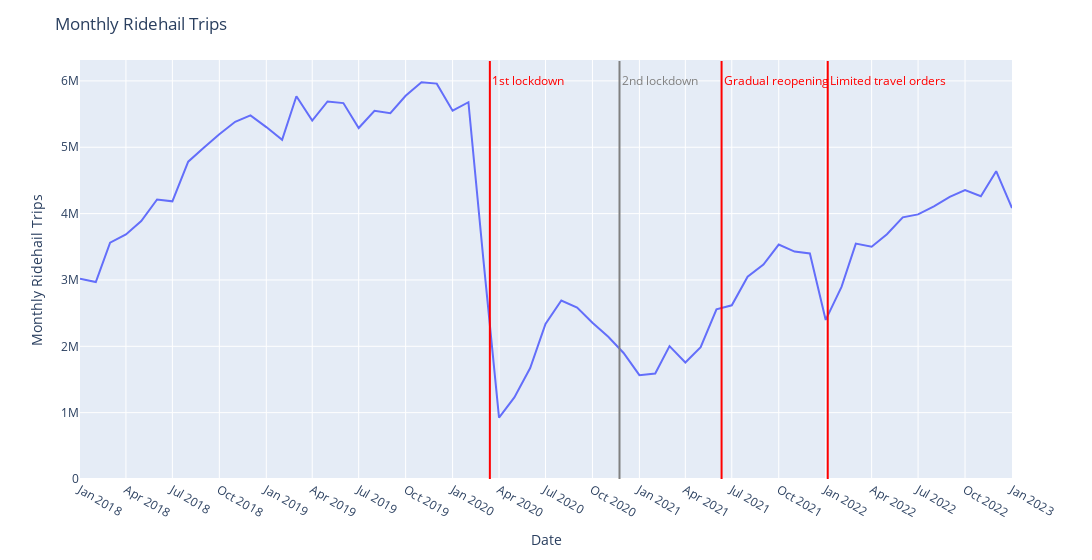

Write notebook code for a chart like this one.
### Markdown cell above
### Review of the monthly demand graph

### Code cell
# Plot the original data with no 7-day moving average
fig = px.line(
    trips_monthly,
    x='date_col', 
    y='count'
    )
    
fig.update_layout(
    title='Monthly Ridehail Trips', 
    width=1400,
    xaxis=dict(
        title='Date',
        #tickformat='%Y-%m',  # Format for displaying year and month
        dtick='M3'
    ),
    yaxis=dict(
        title='Monthly Ridehail Trips'
    )
)

# Initial lockdown annotation
fig.add_shape(
    type='line',
    x0='2020-03-14',  
    x1='2020-03-14',
    y0=0, 
    y1=6300000,
    line=dict(
        color='red',
        width=2
    )
)
# Add annotation text
fig.add_annotation(
    x='2020-03-14',
    y=6000000,
    text='1st lockdown',
    showarrow=False,
    font=dict(
        color='red',
        size=12
    ),
    xanchor='left'
)

# Second lockdown annotation
fig.add_shape(
    type='line',
    x0='2020-11-23',  
    x1='2020-11-23',
    y0=0, 
    y1=6300000,
    line=dict(
        color='grey',
        width=2
    )
)
# Add annotation text
fig.add_annotation(
    x='2020-11-23',
    y=6000000,
    text='2nd lockdown',
    showarrow=False,
    font=dict(
        color='grey',
        size=12
    ),
    xanchor='left'
)

# Reopening annotation
fig.add_shape(
    type='line',
    x0='2021-06-11',  
    x1='2021-06-11',
    y0=0, 
    y1=6300000,
    line=dict(
        color='red',
        width=2
    )
)
# Add annotation text
fig.add_annotation(
    x='2021-06-11',
    y=6000000,
    text='Gradual reopening',
    showarrow=False,
    font=dict(
        color='red',
        size=12
    ),
    xanchor='left'
)

# Further limited travel orders annotation
fig.add_shape(
    type='line',
    x0='2022-01-05',  
    x1='2022-01-05',
    y0=0, 
    y1=6300000,
    line=dict(
        color='red',
        width=2
    )
)
# Add annotation text
fig.add_annotation(
    x='2022-01-05',
    y=6000000,
    text='Limited travel orders ',
    showarrow=False,
    font=dict(
        color='red',
        size=12
    ),
    xanchor='left'
)
fig.show()

### Figure 1 — Plotly figure (JSON) as saved in the notebook; plotly's stock layout.template omitted (floating-point values rounded to 4 significant figures)
{"data": [{"hovertemplate": "date_col=%{x}<br>count=%{y}<extra></extra>", "legendgroup": "", "line": {"color": "#636efa", "dash": "solid"}, "marker": {"symbol": "circle"}, "mode": "lines", "name": "", "orientation": "v", "showlegend": false, "type": "scatter", "x": ["2018-01-01T00:00:00", "2018-02-01T00:00:00", "2018-03-01T00:00:00", "2018-04-01T00:00:00", "2018-05-01T00:00:00", "2018-06-01T00:00:00", "2018-07-01T00:00:00", "2018-08-01T00:00:00", "2018-09-01T00:00:00", "2018-10-01T00:00:00", "2018-11-01T00:00:00", "2018-12-01T00:00:00", "2019-01-01T00:00:00", "2019-02-01T00:00:00", "2019-03-01T00:00:00", "2019-04-01T00:00:00", "2019-05-01T00:00:00", "2019-06-01T00:00:00", "2019-07-01T00:00:00", "2019-08-01T00:00:00", "2019-09-01T00:00:00", "2019-10-01T00:00:00", "2019-11-01T00:00:00", "2019-12-01T00:00:00", "2020-01-01T00:00:00", "2020-02-01T00:00:00", "2020-03-01T00:00:00", "2020-04-01T00:00:00", "2020-05-01T00:00:00", "2020-06-01T00:00:00", "2020-07-01T00:00:00", "2020-08-01T00:00:00", "2020-09-01T00:00:00", "2020-10-01T00:00:00", "2020-11-01T00:00:00", "2020-12-01T00:00:00", "2021-01-01T00:00:00", "2021-02-01T00:00:00", "2021-03-01T00:00:00", "2021-04-01T00:00:00", "2021-05-01T00:00:00", "2021-06-01T00:00:00", "2021-07-01T00:00:00", "2021-08-01T00:00:00", "2021-09-01T00:00:00", "2021-10-01T00:00:00", "2021-11-01T00:00:00", "2021-12-01T00:00:00", "2022-01-01T00:00:00", "2022-02-01T00:00:00", "2022-03-01T00:00:00", "2022-04-01T00:00:00", "2022-05-01T00:00:00", "2022-06-01T00:00:00", "2022-07-01T00:00:00", "2022-08-01T00:00:00", "2022-09-01T00:00:00", "2022-10-01T00:00:00", "2022-11-01T00:00:00", "2022-12-01T00:00:00", "2023-01-01T00:00:00"], "xaxis": "x", "y": [3020192, 2968100, 3562090, 3685425, 3888148, 4213539, 4185254, 4783356, 4994570, 5196000.0, 5384259, 5480138, 5304071, 5112542, 5768330, 5402587, 5690043, 5665847, 5289795, 5549771, 5514329, 5776639, 5980803, 5959073, 5551890, 5679000.0, 3334000.0, 926155, 1229981, 1671708, 2337485, 2690000.0, 2584000.0, 2354052, 2142609, 1899091, 1564667, 1590708, 2003082, 1755613, 1987359, 2558469, 2617457, 3048064, 3232641, 3533466, 3427482, 3400073, 2397000.0, 2895367, 3547292, 3499642, 3688000.0, 3943264, 3988536, 4108727, 4252729, 4355329, 4260862, 4639000.0, 4083000.0], "yaxis": "y"}], "layout": {"annotations": [{"font": {"color": "red", "size": 12}, "showarrow": false, "text": "1st lockdown", "x": "2020-03-14", "xanchor": "left", "y": 6000000}, {"font": {"color": "grey", "size": 12}, "showarrow": false, "text": "2nd lockdown", "x": "2020-11-23", "xanchor": "left", "y": 6000000}, {"font": {"color": "red", "size": 12}, "showarrow": false, "text": "Gradual reopening", "x": "2021-06-11", "xanchor": "left", "y": 6000000}, {"font": {"color": "red", "size": 12}, "showarrow": false, "text": "Limited travel orders ", "x": "2022-01-05", "xanchor": "left", "y": 6000000}], "legend": {"tracegroupgap": 0}, "margin": {"t": 60}, "shapes": [{"line": {"color": "red", "width": 2}, "type": "line", "x0": "2020-03-14", "x1": "2020-03-14", "y0": 0, "y1": 6300000}, {"line": {"color": "grey", "width": 2}, "type": "line", "x0": "2020-11-23", "x1": "2020-11-23", "y0": 0, "y1": 6300000}, {"line": {"color": "red", "width": 2}, "type": "line", "x0": "2021-06-11", "x1": "2021-06-11", "y0": 0, "y1": 6300000}, {"line": {"color": "red", "width": 2}, "type": "line", "x0": "2022-01-05", "x1": "2022-01-05", "y0": 0, "y1": 6300000}], "title": {"text": "Monthly Ridehail Trips"}, "width": 1400, "xaxis": {"anchor": "y", "domain": [0, 1], "dtick": "M3", "title": {"text": "Date"}}, "yaxis": {"anchor": "x", "domain": [0, 1], "title": {"text": "Monthly Ridehail Trips"}}}}
